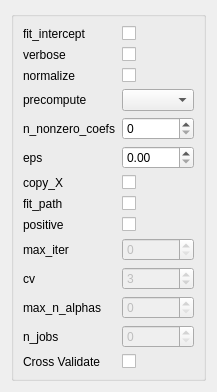
<?xml version="1.0" encoding="UTF-8"?>
<ui version="4.0">
 <class>Form</class>
 <widget class="QWidget" name="Form">
  <property name="sizePolicy">
   <sizepolicy hsizetype="Ignored" vsizetype="Ignored">
    <horstretch>0</horstretch>
    <verstretch>0</verstretch>
   </sizepolicy>
  </property>
  <property name="windowTitle">
   <string>Form</string>
  </property>
  <layout class="QVBoxLayout" name="verticalLayout">
   <item>
    <widget class="QGroupBox" name="formGroupBox">
     <layout class="QFormLayout" name="formLayout">
      <property name="fieldGrowthPolicy">
       <enum>QFormLayout::AllNonFixedFieldsGrow</enum>
      </property>
      <item row="0" column="0">
       <widget class="QLabel" name="fit_interceptLabel">
        <property name="text">
         <string>fit_intercept</string>
        </property>
       </widget>
      </item>
      <item row="0" column="1">
       <widget class="QCheckBox" name="fit_interceptCheckBox"/>
      </item>
      <item row="1" column="0">
       <widget class="QLabel" name="verboseLabel">
        <property name="text">
         <string>verbose</string>
        </property>
       </widget>
      </item>
      <item row="1" column="1">
       <widget class="QCheckBox" name="verboseCheckBox"/>
      </item>
      <item row="2" column="0">
       <widget class="QLabel" name="normalizeLabel">
        <property name="text">
         <string>normalize</string>
        </property>
       </widget>
      </item>
      <item row="2" column="1">
       <widget class="QCheckBox" name="normalizeCheckBox"/>
      </item>
      <item row="3" column="0">
       <widget class="QLabel" name="precomputeLabel">
        <property name="text">
         <string>precompute</string>
        </property>
       </widget>
      </item>
      <item row="3" column="1">
       <widget class="QComboBox" name="precomputeComboBox"/>
      </item>
      <item row="4" column="0">
       <widget class="QLabel" name="n_nonzero_coefsLabel">
        <property name="text">
         <string>n_nonzero_coefs</string>
        </property>
       </widget>
      </item>
      <item row="4" column="1">
       <widget class="QSpinBox" name="n_nonzero_coefsSpinBox"/>
      </item>
      <item row="5" column="0">
       <widget class="QLabel" name="epsLabel">
        <property name="text">
         <string>eps</string>
        </property>
       </widget>
      </item>
      <item row="5" column="1">
       <widget class="QDoubleSpinBox" name="epsDoubleSpinBox"/>
      </item>
      <item row="6" column="0">
       <widget class="QLabel" name="copy_XLabel">
        <property name="text">
         <string>copy_X</string>
        </property>
       </widget>
      </item>
      <item row="6" column="1">
       <widget class="QCheckBox" name="copy_XCheckBox"/>
      </item>
      <item row="7" column="0">
       <widget class="QLabel" name="fit_pathLabel">
        <property name="text">
         <string>fit_path</string>
        </property>
       </widget>
      </item>
      <item row="7" column="1">
       <widget class="QCheckBox" name="fit_pathCheckBox"/>
      </item>
      <item row="8" column="0">
       <widget class="QLabel" name="positiveLabel">
        <property name="text">
         <string>positive</string>
        </property>
       </widget>
      </item>
      <item row="8" column="1">
       <widget class="QCheckBox" name="positiveCheckBox"/>
      </item>
      <item row="9" column="0">
       <widget class="QLabel" name="max_iterLabel">
        <property name="text">
         <string>max_iter</string>
        </property>
       </widget>
      </item>
      <item row="9" column="1">
       <widget class="QSpinBox" name="max_iterSpinBox">
        <property name="enabled">
         <bool>false</bool>
        </property>
       </widget>
      </item>
      <item row="10" column="0">
       <widget class="QLabel" name="cvLabel">
        <property name="text">
         <string>cv</string>
        </property>
       </widget>
      </item>
      <item row="10" column="1">
       <widget class="QSpinBox" name="cvSpinBox">
        <property name="enabled">
         <bool>false</bool>
        </property>
        <property name="value">
         <number>3</number>
        </property>
       </widget>
      </item>
      <item row="11" column="0">
       <widget class="QLabel" name="max_n_alphasLabel">
        <property name="text">
         <string>max_n_alphas</string>
        </property>
       </widget>
      </item>
      <item row="11" column="1">
       <widget class="QSpinBox" name="max_n_alphasSpinBox">
        <property name="enabled">
         <bool>false</bool>
        </property>
       </widget>
      </item>
      <item row="12" column="0">
       <widget class="QLabel" name="n_jobsLabel">
        <property name="text">
         <string>n_jobs</string>
        </property>
       </widget>
      </item>
      <item row="12" column="1">
       <widget class="QSpinBox" name="n_jobsSpinBox">
        <property name="enabled">
         <bool>false</bool>
        </property>
       </widget>
      </item>
      <item row="13" column="0">
       <widget class="QLabel" name="cVLabel">
        <property name="text">
         <string>Cross Validate</string>
        </property>
       </widget>
      </item>
      <item row="13" column="1">
       <widget class="QCheckBox" name="cVCheckBox"/>
      </item>
     </layout>
    </widget>
   </item>
  </layout>
 </widget>
 <resources/>
 <connections>
  <connection>
   <sender>cVCheckBox</sender>
   <signal>toggled(bool)</signal>
   <receiver>max_iterSpinBox</receiver>
   <slot>setEnabled(bool)</slot>
   <hints>
    <hint type="sourcelabel">
     <x>111</x>
     <y>291</y>
    </hint>
    <hint type="destinationlabel">
     <x>116</x>
     <y>206</y>
    </hint>
   </hints>
  </connection>
  <connection>
   <sender>cVCheckBox</sender>
   <signal>toggled(bool)</signal>
   <receiver>cvSpinBox</receiver>
   <slot>setEnabled(bool)</slot>
   <hints>
    <hint type="sourcelabel">
     <x>137</x>
     <y>288</y>
    </hint>
    <hint type="destinationlabel">
     <x>132</x>
     <y>228</y>
    </hint>
   </hints>
  </connection>
  <connection>
   <sender>cVCheckBox</sender>
   <signal>toggled(bool)</signal>
   <receiver>max_n_alphasSpinBox</receiver>
   <slot>setEnabled(bool)</slot>
   <hints>
    <hint type="sourcelabel">
     <x>152</x>
     <y>291</y>
    </hint>
    <hint type="destinationlabel">
     <x>151</x>
     <y>248</y>
    </hint>
   </hints>
  </connection>
  <connection>
   <sender>cVCheckBox</sender>
   <signal>toggled(bool)</signal>
   <receiver>n_jobsSpinBox</receiver>
   <slot>setEnabled(bool)</slot>
   <hints>
    <hint type="sourcelabel">
     <x>188</x>
     <y>293</y>
    </hint>
    <hint type="destinationlabel">
     <x>187</x>
     <y>274</y>
    </hint>
   </hints>
  </connection>
 </connections>
</ui>
